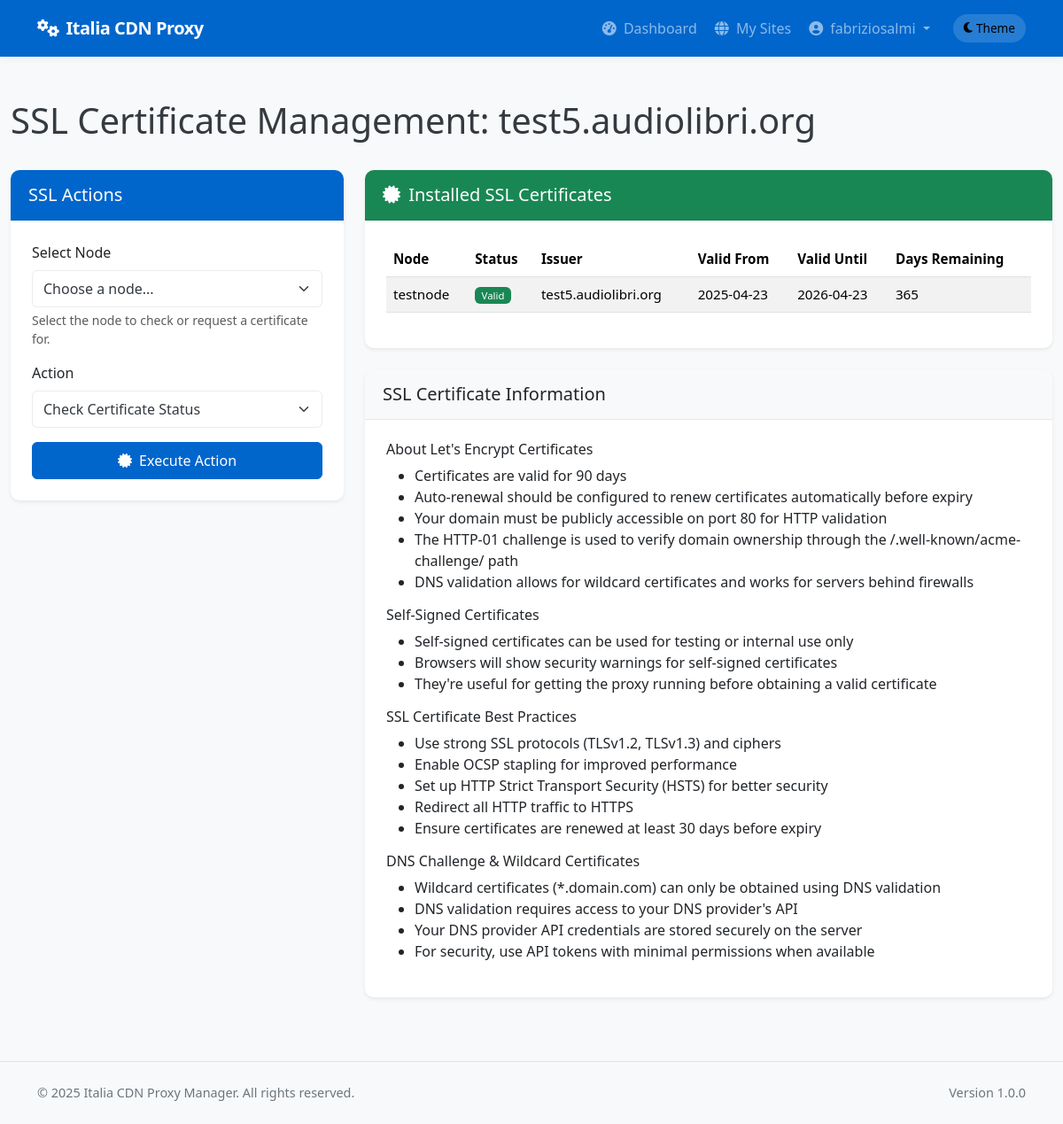
The page /client/sites/1/ssl (signed in) on the database as committed earlier.
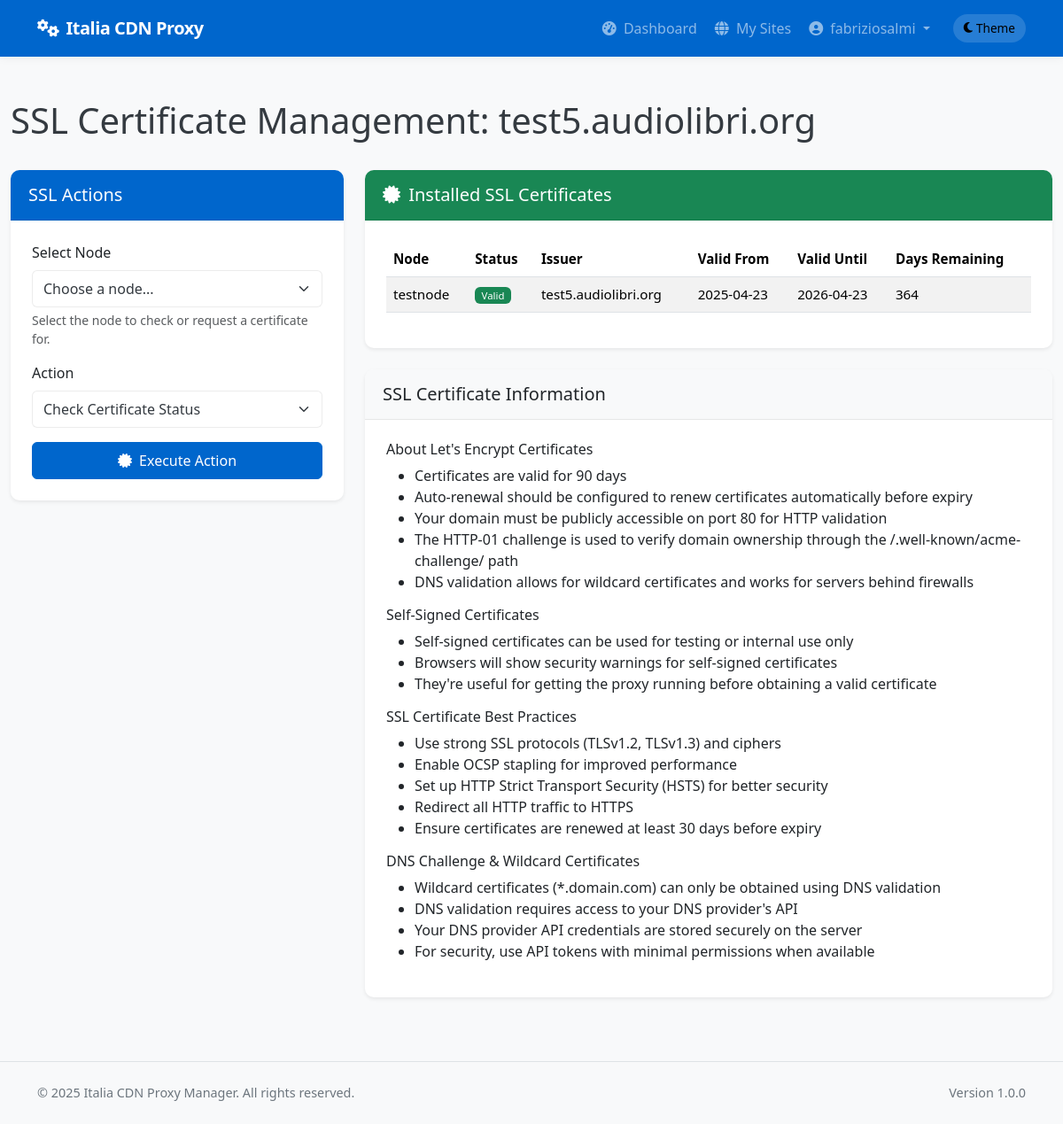
The same page on the database as committed later.
### app/models/models.py (models this page shows, shortened)
class SSLCertificate(db.Model):
    __tablename__ = 'ssl_certificates'
    id = db.Column(db.Integer, primary_key=True)
    site_id = db.Column(db.Integer, db.ForeignKey('sites.id'), nullable=False)
    node_id = db.Column(db.Integer, db.ForeignKey('nodes.id'), nullable=False)
    domain = db.Column(db.String(255), nullable=False)
    certificate_path = db.Column(db.String(256), nullable=True)
    private_key_path = db.Column(db.String(256), nullable=True)
    fullchain_path = db.Column(db.String(256), nullable=True)
    issuer = db.Column(db.String(64), default='letsencrypt')
    subject = db.Column(db.String(255), nullable=True)
    fingerprint = db.Column(db.String(255), nullable=True)
    valid_from = db.Column(db.DateTime, nullable=True)
    valid_until = db.Column(db.DateTime, nullable=True)
    days_remaining = db.Column(db.Integer, nullable=True)
    is_wildcard = db.Column(db.Boolean, default=False)
    is_self_signed = db.Column(db.Boolean, default=False)
    status = db.Column(db.String(20), default='pending')
    error_message = db.Column(db.Text, nullable=True)
    created_at = db.Column(db.DateTime, default=datetime.utcnow)
    updated_at = db.Column(db.DateTime, default=datetime.utcnow, onupdate=datetime.utcnow)
    node = db.relationship('Node', foreign_keys=[node_id])

class Node(db.Model):
    __tablename__ = 'nodes'
    id = db.Column(db.Integer, primary_key=True)
    name = db.Column(db.String(64), unique=True, nullable=False)
    ip_address = db.Column(db.String(45), nullable=False)  # IPv4 or IPv6
    ssh_port = db.Column(db.Integer, default=22)
    ssh_user = db.Column(db.String(64), nullable=False)
    ssh_key_path = db.Column(db.String(256), nullable=True)  # Path to SSH key file
    _ssh_password = db.Column('ssh_password', db.String(256), nullable=True)  # Encrypted password (if using password auth)
    is_active = db.Column(db.Boolean, default=True)
    is_discovered = db.Column(db.Boolean, default=False)  # Whether this node was discovered from YAML
    created_at = db.Column(db.DateTime, default=datetime.utcnow)
    updated_at = db.Column(db.DateTime, default=datetime.utcnow, onupdate=datetime.utcnow)
    nginx_config_path = db.Column(db.String(256), default='/etc/nginx/conf.d')
    nginx_reload_command = db.Column(db.String(256), default='sudo systemctl reload nginx')
    detected_nginx_path = db.Column(db.String(256), nullable=True)  # Store detected nginx path
    site_nodes = db.relationship('SiteNode', backref='node', lazy='dynamic')
    @property
    def ssh_password(self):
        """Decrypt password when accessed"""
        from cryptography.fernet import Fernet
        from flask import current_app
        if not self._ssh_password:
            return None
        try:
            key = current_app.config.get('PASSWORD_ENCRYPTION_KEY', 'fallback_key_for_development_only').encode()
            key = key.ljust(32)[:32]
            cipher = Fernet(Fernet.generate_key()) if len(key) < 32 else Fernet(key)
            decrypted = cipher.decrypt(self._ssh_password.encode())
            return decrypted.decode()
        except Exception as e:
            import logging
            logging.error(f"Error decrypting SSH password: {str(e)}")
            return None
    @ssh_password.setter
    def ssh_password(self, password):
        """Encrypt password when set"""
        if not password:
            self._ssh_password = None
            return
        from cryptography.fernet import Fernet
        from flask import current_app
        try:
            key = current_app.config.get('PASSWORD_ENCRYPTION_KEY', 'fallback_key_for_development_only').encode()
            key = key.ljust(32)[:32]
            cipher = Fernet(Fernet.generate_key()) if len(key) < 32 else Fernet(key)
            encrypted = cipher.encrypt(password.encode())
            self._ssh_password = encrypted.decode()
        except Exception as e:
            import logging
            logging.error(f"Error encrypting SSH password: {str(e)}")
            self._ssh_password = None

### app/controllers/client.py (the view, shortened to what this page needs)
@client.route('/sites/<int:site_id>/ssl', methods=['GET', 'POST'])
@login_required
@client_required
def manage_ssl_certificates(site_id):
    site = Site.query.filter_by(id=site_id, user_id=current_user.id).first_or_404()
    site_nodes = SiteNode.query.filter_by(site_id=site_id).all()
    nodes = [Node.query.get(sn.node_id) for sn in site_nodes]
    ssl_certificates = SSLCertificate.query.filter_by(site_id=site_id).all()
    from app.services.ssl_certificate_service import SSLCertificateService
    dns_providers = SSLCertificateService.get_supported_dns_providers()
    return render_template(
        'client/sites/ssl_management.html',
        site=site,
        nodes=nodes,
        ssl_certificates=ssl_certificates,
        dns_providers=dns_providers
    )

### app/models/__init__.py (called while the page is built)
@login_manager.user_loader
def load_user(user_id):
    return User.query.get(int(user_id))

### app/models/models.py (called while the page is built)
    def is_admin(self):
        return self.role == 'admin'

    def is_client(self):
        return self.role == 'client'

### app/services/access_control.py (called while the page is built)
def client_required(f):
    @wraps(f)
    def decorated_function(*args, **kwargs):
        if not current_user.is_client():
            flash('This page is available only for client users.', 'error')
            return abort(403)
        return f(*args, **kwargs)
    return decorated_function

### app/templates/client/sites/ssl_management.html (shortened to what the changed rows need)
{% extends "base.html" %}
{% block content %}
<div class="container-fluid py-4">
    <div class="d-flex justify-content-between align-items-center mb-4">
        <h1>SSL Certificate Management: {{ site.domain }}</h1>
    </div>
    {% if site.protocol != 'https' %}
        <div class="alert alert-warning">
            <i class="fas fa-exclamation-triangle me-2"></i>
            This site is not configured for HTTPS. Configure the site to use HTTPS protocol before managing SSL certificates.
        </div>
    {% else %}
        <div class="row">
            <div class="col-md-8">
                <div class="card shadow-sm mb-4">
                    <div class="card-body">
                        {% if ssl_certificates %}
                            <div class="table-responsive">
                                <table class="table table-striped">
                                    <thead>
                                        <tr>
                                            <th>Node</th>
                                            <th>Status</th>
                                            <th>Issuer</th>
                                            <th>Valid From</th>
                                            <th>Valid Until</th>
                                            <th>Days Remaining</th>
                                        </tr>
                                    </thead>
                                    <tbody>
                                        {% for cert in ssl_certificates %}
                                            <tr>
                                                <td>{{ cert.node.name if cert.node else 'Unknown Node' }}</td>
                                                <td>
                                                    {% if cert.status == 'valid' %}
                                                        <span class="badge bg-success">Valid</span>
                                                    {% elif cert.status == 'expiring_soon' %}
                                                        <span class="badge bg-warning">Expiring Soon</span>
                                                    {% elif cert.status == 'expired' %}
                                                        <span class="badge bg-danger">Expired</span>
                                                    {% elif cert.status == 'not_yet_valid' %}
                                                        <span class="badge bg-info">Not Yet Valid</span>
                                                    {% elif cert.is_self_signed %}
                                                        <span class="badge bg-secondary">Self-Signed</span>
                                                    {% else %}
                                                        <span class="badge bg-secondary">Unknown</span>
                                                    {% endif %}
                                                </td>
                                                <td>{{ cert.issuer }}</td>
                                                <td>{{ cert.valid_from.strftime('%Y-%m-%d') }}</td>
                                                <td>{{ cert.valid_until.strftime('%Y-%m-%d') }}</td>
                                                <td>{{ cert.days_remaining }}</td>
                                            </tr>
                                        {% endfor %}
                                    </tbody>
                                </table>
                            </div>
                        {% else %}
                            <div class="alert alert-info">
                                <i class="fas fa-info-circle me-1"></i>
                                No SSL certificates have been installed yet for this site.
                                Use the form on the left to request a certificate.
                            </div>
                        {% endif %}
                    </div>
                </div>
            </div>
        </div>
    {% endif %}
</div>
{% endblock %}

Rows that differ between the two databases and show on the page:
changed SSLCertificate "test5.audiolibri.org": days_remaining "365" → "364"
